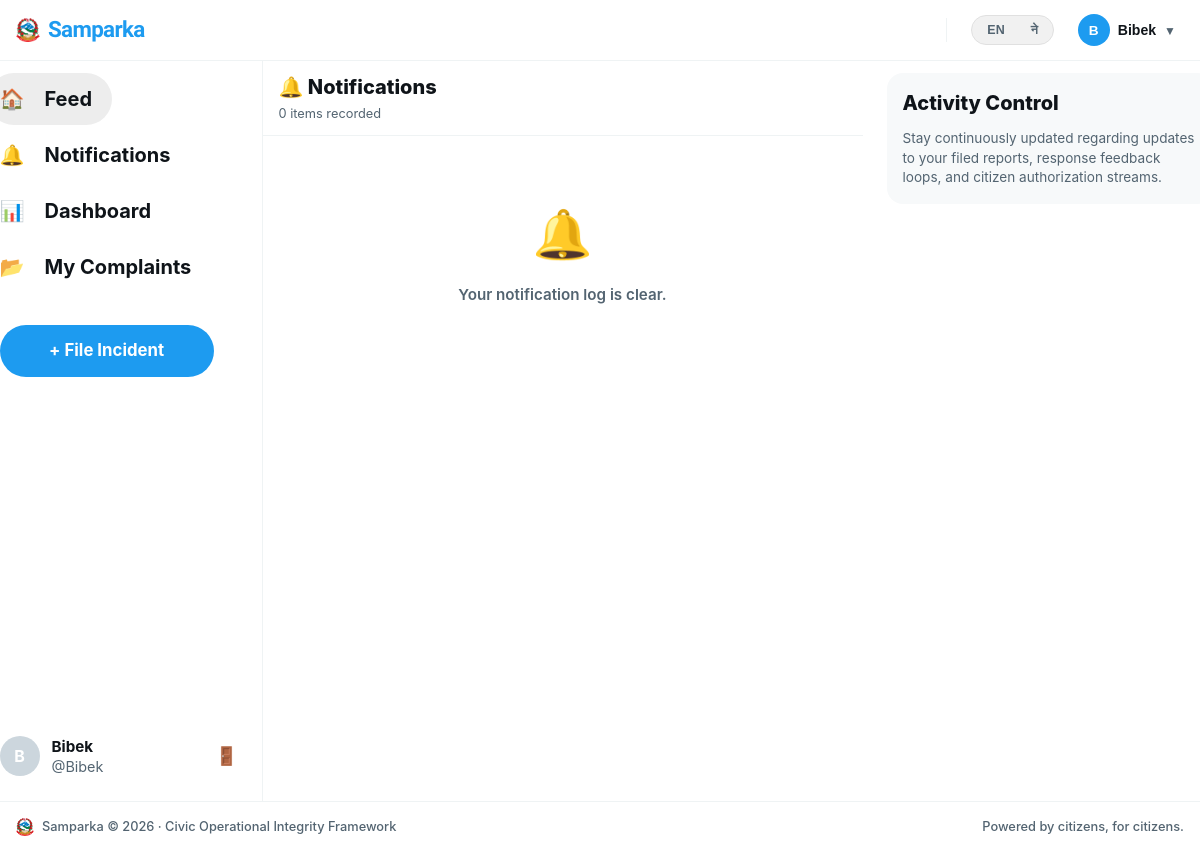
/accounts/notifications/ (signed in), run on an earlier commit of the app's database.
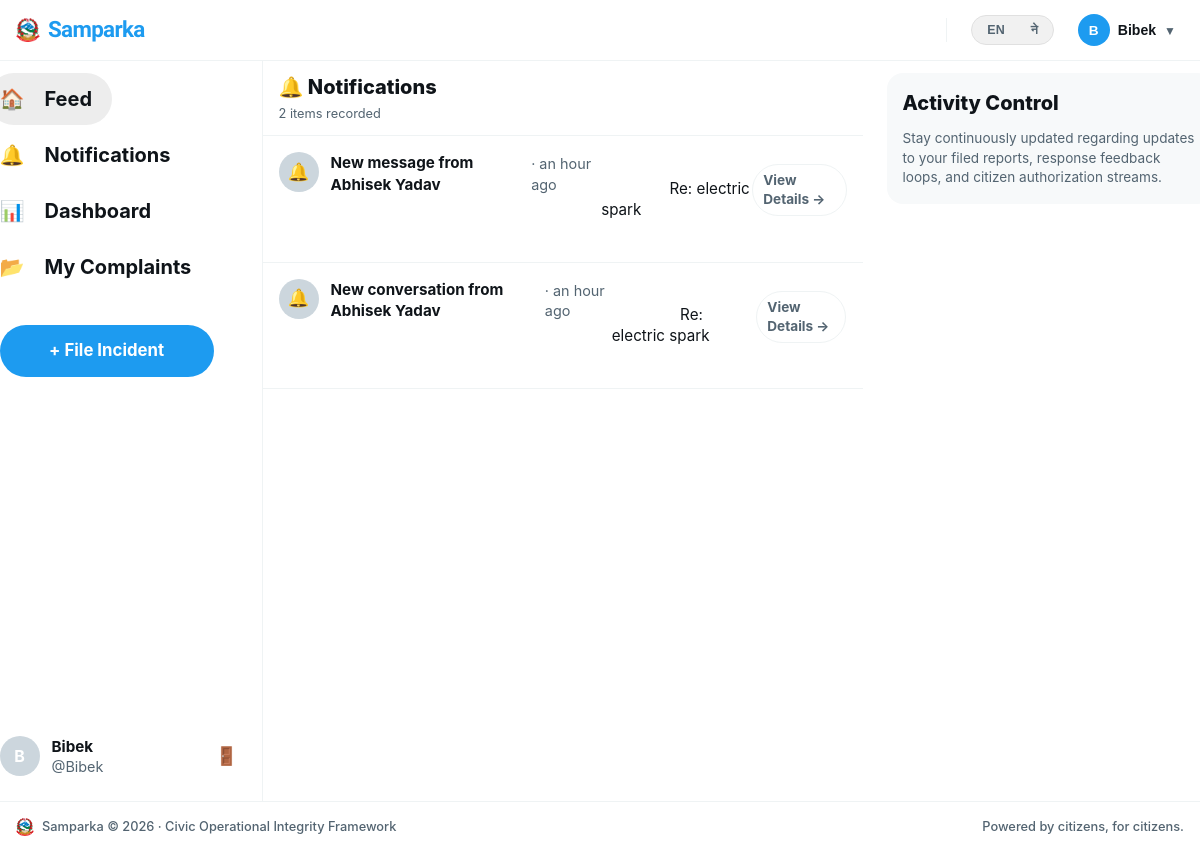
And on a later commit of the database.
### complaints/models.py (models this page shows, shortened)
class Notification(models.Model):
    recipient  = models.ForeignKey('accounts.User', on_delete=models.CASCADE, related_name='notifications')
    title      = models.CharField(max_length=200)
    body       = models.TextField()
    link       = models.CharField(max_length=300, blank=True)
    is_read    = models.BooleanField(default=False)
    created_at = models.DateTimeField(auto_now_add=True)
    class Meta:
        ordering = ['-created_at']

### accounts/views.py (the view)
# urls.py: path('notifications/',                      views.notifications_view,    name='notifications'),
@login_required
def notifications_view(request):
    request.user.notifications.filter(is_read=False).update(is_read=True)
    notifications = request.user.notifications.all()
    return render(request, 'accounts/notifications.html', {'notifications': notifications})

### accounts/context_processors.py (called while the page is built)
def notifications(request):
    if request.user.is_authenticated:
        return {
            'unread_count': request.user.notifications.filter(is_read=False).count()
        }
    return {'unread_count': 0}

### accounts/models.py (called while the page is built)
    @property
    def display_name(self):
        if self.first_name:
            return f"{self.first_name} {self.last_name}".strip()
        return self.username

### accounts/templates/accounts/notifications.html (shortened to what the changed rows need)
{% extends "base.html" %}
{% load humanize %}
{% load i18n %}
{% block content %}
<div class="x-workspace-container">
  <main class="x-panel-center" style="border-right: none !important;">
    <div class="x-center-filter-row" style="position: static; display: flex; justify-content: space-between; align-items: center;">
      <div>
        <h2 style="font-size: 1.25rem; font-weight: 800; margin: 0; color: var(--text-main);">🔔 {% trans "Notifications" %}</h2>
        <span style="font-size: 0.8rem; color: var(--text-muted);">
          {{ notifications|length }} {% trans "items recorded" %}
        </span>
      </div>
    </div>
    <div class="x-feed-stream-container">
      {% for notif in notifications %}
        <div class="notif-card {% if not notif.is_read %}unread{% endif %}">
          <div class="complaint-card-header" style="gap: 12px; display: flex; align-items: flex-start;">
            <span class="complaint-author-avatar" style="background: {% if notif.is_read %}var(--border-color, #eff3f4){% else %}#e8f5fe{% endif %}; font-size: 1.1rem; min-width: 40px;">
              🔔
            </span>
            <div class="complaint-meta" style="flex: 1;">
              <div style="display: flex; align-items: center; gap: 8px; flex-wrap: wrap;">
                <span class="complaint-author-name" style="font-size: 0.95rem; font-weight: 700; color: var(--text-main);">
                  {{ notif.title }}
                </span>
              </div>
              <div class="complaint-timestamp" style="margin-top: 2px;">
                {{ notif.created_at|naturaltime }}
              </div>
              <div class="complaint-desc" style="display: block; -webkit-line-clamp: unset; margin-top: 8px; color: var(--text-main); font-size: 0.95rem; line-height: 1.4;">
                {{ notif.body }}
              </div>
              {% if notif.link %}
                <div style="margin-top: 12px;">
                  <a href="{{ notif.link }}" class="x-pill-action-btn" style="text-decoration: none; display: inline-block; padding: 6px 14px; font-size: 0.85rem; font-weight: 700; border: 1px solid var(--border-color); background: #fff; color: var(--text-main);">
                    {% trans "View Details" %} →
                  </a>
                </div>
              {% endif %}
            </div>
          </div>
        </div>
      {% empty %}
        <div style="padding: 64px 16px; text-align: center; color: var(--text-muted);">
          <div style="font-size: 3rem; margin-bottom: 16px;">🔔</div>
          <p style="font-size: 0.95rem; font-weight: 600;">
            {% trans "Your notification log is clear." %}
          </p>
        </div>
      {% endfor %}
    </div>
  </main>
</div>
{% endblock %}

What changed in the data, as far as the page shows it:
added Notification: title "New message from Abhisek Yadav", created_at "an hour ago", body "Re: electric spark…"
added Notification: title "New conversation from Abhisek Yadav", created_at "an hour ago", body "Re: electric spark"
Also different on the page:
{{ notifications|length }}: "0" → "2"
text no longer shown: "🔔 Your notification log is clear."
